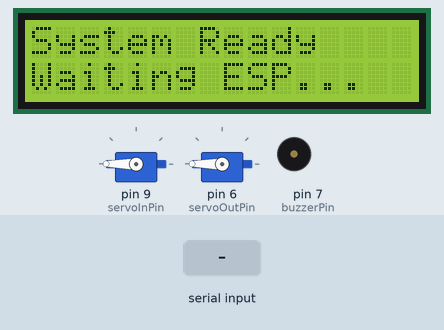
Bench run of a sketch on a simulated Arduino Uno, built with avr-gcc and run on an emulated ATmega328P. Shown: 2 × servo, 16×2 character LCD, buzzer (waves = sounding, pin HIGH). Inputs (shaded band) come from the test bench. What the sketch prints to the serial monitor is not drawn.

Above: at 2.0 s.
2.1 s: "API_OK_MASUK\n" received over the second serial link
At 3.2 s:
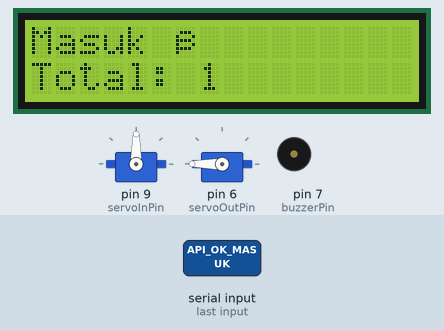
5.1 s: "API_OK_KELUAR\n" received over the second serial link
At 6.8 s:
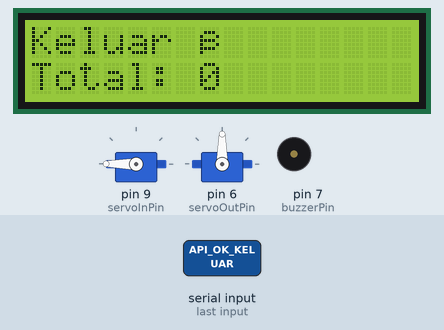
8.1 s: "PEOPLE_IN:\n" received over the second serial link
At 8.9 s:
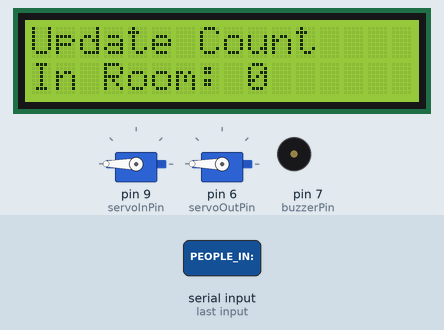
9.6 s: "REGISTER_SUCCESS\n" received over the second serial link
At 11.6 s:
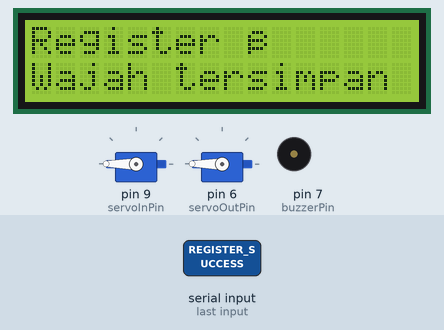
12.0 s: "API_FAIL\n" received over the second serial link
At 13.4 s:
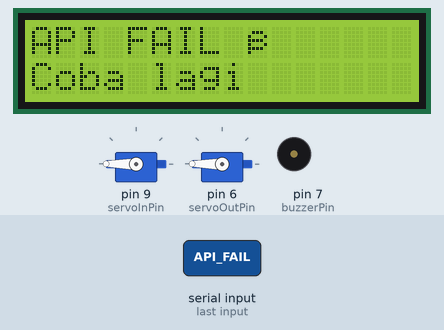
14.0 s: "BUZZER_READY\n" received over the second serial link
At 15.3 s:
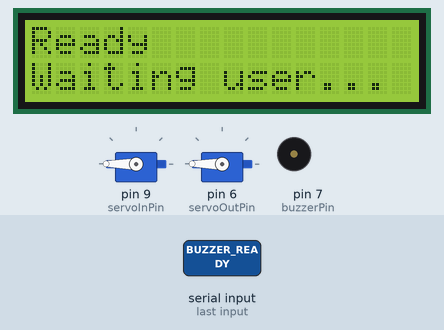
Timing chart, 0 to 17.0 s (numbered marks = the images above; inputs shaded):
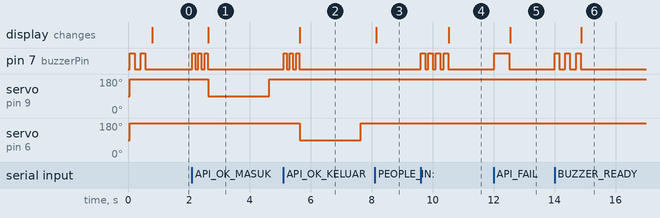

Measured:
- after the input at 2.1 s, pin 7 (buzzerPin): alternates HIGH for 0.10 s and LOW for 0.10 s, 6 changes in all, then stays LOW, starting at once; servo on pin 9 (servoInPin): 180° → 90° after 0.53 s, → 180° 2.0 s later; the display: changes after 0.53 s (image 1)
- after the input at 5.1 s, pin 7 (buzzerPin): alternates HIGH for 0.10 s and LOW for 0.10 s, 6 changes in all, then stays LOW, starting at once; servo on pin 6 (servoOutPin): 180° → 90° after 0.54 s, → 180° 2.0 s later; the display: changes after 0.54 s (image 2)
- after the input at 8.1 s, the display: changes at once (image 3)
- after the input at 9.6 s, pin 7 (buzzerPin): alternates HIGH for 0.15 s and LOW for 0.10 s, 8 changes in all, then stays LOW, starting at once; the display: changes after 0.93 s (image 4)
- after the input at 12.0 s, pin 7 (buzzerPin): LOW → HIGH at once, → LOW 0.50 s later; the display: changes after 0.54 s (image 5)
- after the input at 14.0 s, pin 7 (buzzerPin): alternates HIGH for 0.15 s and LOW for 0.20 s, 6 changes in all, then stays LOW, starting at once; the display: changes after 0.88 s (image 6)

The sketch:

ArduinoUno.ino
```cpp
#include <SoftwareSerial.h>
#include <Servo.h>
#include <Wire.h>
#include <LiquidCrystal_I2C.h>

// ===== LCD =====
LiquidCrystal_I2C lcd(0x27, 16, 2);

// ===== Pin Komponen =====
const int buzzerPin = 7;
const int servoInPin = 9;
const int servoOutPin = 6;

// ===== Servo Object =====
Servo servoIn;
Servo servoOut;

// ===== Komunikasi Serial dengan ESP32 =====
const int txPin = 11; // Arduino TX → ESP32 RX
const int rxPin = 12; // Arduino RX → ESP32 TX
SoftwareSerial espSerial(rxPin, txPin);

// ===== Variabel =====
int peopleCount = 0;

// ===== Buzzer Functions =====
void makeBeep(int duration) {
  digitalWrite(buzzerPin, HIGH);
  delay(duration);
  digitalWrite(buzzerPin, LOW);
}

void buzzerSuccess() {
  makeBeep(100); delay(100);
  makeBeep(100); delay(100);
  makeBeep(100);
}

void buzzerFail() {
  makeBeep(500);
}

void buzzerRegister() {
  makeBeep(150); delay(100);
  makeBeep(150); delay(100);
  makeBeep(150); delay(100);
  makeBeep(150);
}

void buzzerReady() {
  makeBeep(150); delay(200);
  makeBeep(150); delay(200);
  makeBeep(150);
}

void beepDefault(int times) {
  for (int i = 0; i < times; i++) {
    makeBeep(150);
    delay(200);
  }
}

// ===== LCD UTILITY =====
void lcdShow(String line1, String line2 = "") {
  lcd.clear();
  lcd.setCursor(0, 0); lcd.print(line1);
  lcd.setCursor(0, 1); lcd.print(line2);
  Serial.print("[LCD] "); Serial.print(line1); Serial.print(" | "); Serial.println(line2);
}

// ===== Setup =====
void setup() {
  Serial.begin(9600);
  espSerial.begin(9600);

  pinMode(buzzerPin, OUTPUT);
  servoIn.attach(servoInPin);
  servoOut.attach(servoOutPin);

  lcd.init();
  lcd.backlight();

  servoIn.write(180);
  servoOut.write(180);

  beepDefault(2);
  lcdShow("System Ready", "Waiting ESP...");
  espSerial.println("ARDUINO_READY");
}

// ===== Loop =====
void loop() {
  if (espSerial.available()) {
    String cmd = espSerial.readStringUntil('\n');
    cmd.trim();
    if (cmd.length() == 0) return;

    Serial.print("📩 CMD: ");
    Serial.println(cmd);

    // ========== PEOPLE COUNT UPDATE ==========
    if (cmd.startsWith("PEOPLE_IN:")) {
      String countStr = cmd.substring(10);
      int count = countStr.toInt();
      if (count >= 0) {
        peopleCount = count;
        lcdShow("Update Count", "In Room: " + String(peopleCount));
      }
    }

    // ========== ORANG MASUK ==========
    else if (cmd == "API_OK_MASUK") {
      peopleCount++;
      buzzerSuccess();
      lcdShow("Masuk ✔", "Total: " + String(peopleCount));

      servoIn.write(90);
      delay(2000);
      servoIn.write(180);
    }

    // ========== ORANG KELUAR ==========
    else if (cmd == "API_OK_KELUAR") {
      if (peopleCount > 0) peopleCount--;
      buzzerSuccess();
      lcdShow("Keluar ✔", "Total: " + String(peopleCount));

      servoOut.write(90);
      delay(2000);
      servoOut.write(180);
    }

    // ========== REGISTER SUKSES ==========
    else if (cmd == "REGISTER_SUCCESS") {
      buzzerRegister();
      lcdShow("Register ✔", "Wajah tersimpan");
    }

    // ========== API FAIL ==========
    else if (cmd == "API_FAIL") {
      buzzerFail();
      lcdShow("API FAIL ❌", "Coba lagi");
    }

    // ========== READY ==========
    else if (cmd == "BUZZER_READY") {
      buzzerReady();
      lcdShow("Ready", "Waiting user...");
    }

    // ========== UNKNOWN COMMAND ==========
    else {
      lcdShow("Unknown Cmd", cmd);
    }
  }

  delay(20);
}
```
